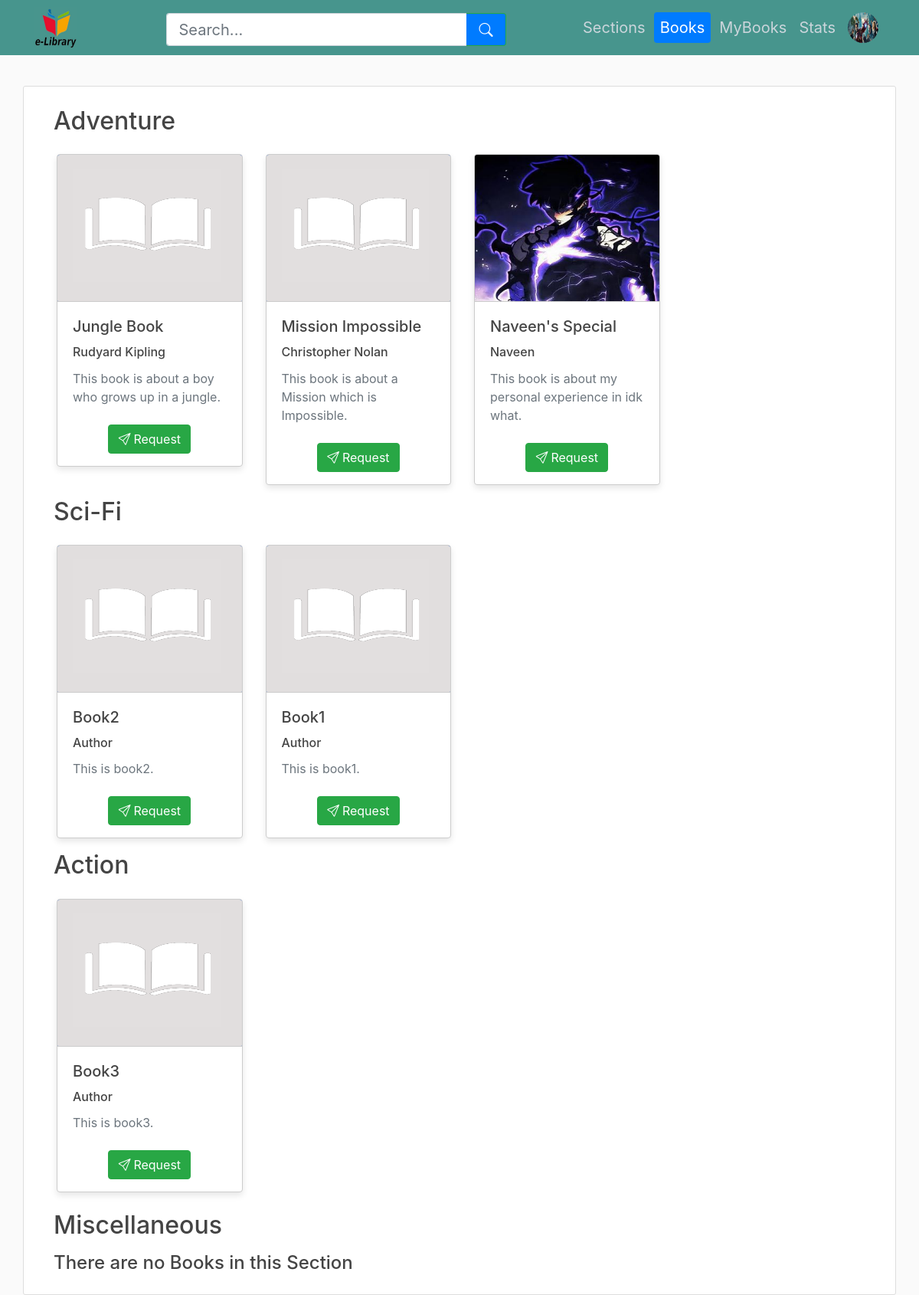
Screenshot of /user/books (signed in) with the database file from the repository.
### library_app/models.py (models this page shows, shortened)
class User(db.Model):
    __tablename__ = "user"
    userid = db.Column(db.Integer, primary_key=True, autoincrement=True)
    name = db.Column(db.String(60), nullable=False)
    username = db.Column(db.String(32), unique=True, nullable=False)
    email = db.Column(db.String(60), unique=True, nullable=False)
    password = db.Column(db.String(60), nullable=False)
    profile_picture = db.Column(
        db.String(20), nullable=False, default="default_profile_picture.png"
    )
    authenticated = db.Column(db.Boolean, default=False)
    urole = db.Column(db.String(20), default="user")
    requests = db.relationship(
        "Request", back_populates="user", lazy=True, cascade="all, delete-orphan"
    )
    feedbacks = db.relationship(
        "Feedback", back_populates="user", lazy=True, cascade="all, delete-orphan"
    )
    __table_args__ = (
        CheckConstraint(urole.in_(["user", "librarian"]), name="check_urole"),
    )
    def get_urole(self):
        return self.urole

class Section(db.Model):
    __tablename__ = "section"
    sectionid = db.Column(db.Integer, primary_key=True, autoincrement=True)
    title = db.Column(db.String(60), unique=True, nullable=False)
    date_created = db.Column(
        db.Date, nullable=False, default=datetime.now(timezone.utc).date()
    )
    picture = db.Column(
        db.String(20), nullable=False, default="default_section_picture.jpeg"
    )
    description = db.Column(db.String(120), nullable=False)
    books = db.relationship("Book", back_populates="section", lazy=True)

class Book(db.Model):
    __tablename__ = "book"
    bookid = db.Column(db.Integer, primary_key=True, autoincrement=True)
    title = db.Column(db.String(60), unique=True, nullable=False)
    author = db.Column(db.String(60), nullable=False)
    date_created = db.Column(
        db.Date, nullable=False, default=datetime.now(timezone.utc).date()
    )
    picture = db.Column(
        db.String(20), nullable=False, default="default_book_picture.png"
    )
    description = db.Column(db.String(120), nullable=False)
    pdf_file = db.Column(db.String(20), nullable=False)
    sectionid = db.Column(
        db.Integer, db.ForeignKey("section.sectionid"), nullable=False, default=1
    )
    section = db.relationship("Section", back_populates="books")
    issuedbooks = db.relationship(
        "IssuedBook", back_populates="book", lazy=True, cascade="all, delete-orphan"
    )
    feedbacks = db.relationship(
        "Feedback", back_populates="book", lazy=True, cascade="all, delete-orphan"
    )
    requests = db.relationship(
        "Request", back_populates="book", lazy=True, cascade="all, delete-orphan"
    )

### library_app/user/routes.py (the view)
@user.route("/user/books")
@login_required(role="user")
def books():
    sections = Section.query.order_by(Section.date_created.desc()).all()
    sections.sort(key=lambda x: len(x.books), reverse=True)
    sorted_sections = []
    for section in sections:
        sorted_books = sorted(
            section.books,
            key=lambda x: (
                sum(feedback.rating for feedback in x.feedbacks),
                x.date_created,
            ),
            reverse=True,
        )
        sorted_sections.append((section, sorted_books))
    issuedbookids = {
        issuedbook.bookid: issuedbook.issueid
        for issuedbook in current_user.issuedbooks
        if issuedbook.status == "current"
    }
    feedbackbookids = {
        feedback.bookid: feedback.feedbackid
        for feedback in current_user.feedbacks
        if feedback.bookid in issuedbookids
    }
    return render_template(
        "user/books.html",
        title="Books",
        user=current_user,
        navbaractive=["Books"],
        issuedbookids=issuedbookids,
        feedbackbookids=feedbackbookids,
        sorted_sections=sorted_sections,
    )

### library_app/models.py (called while the page is built)
@login_manager.user_loader
def load_user(userid):
    return User.query.get(userid)

### library_app/utils.py (called while the page is built)
def login_required(role="any"):
    def wrapper(fn):
        @wraps(fn)
        def view(*args, **kwargs):
            if not current_user.is_authenticated:
                return login_manager.unauthorized()
            if current_user.get_urole() != role and role!=any:
                abort(403)
            return fn(*args, **kwargs)
        return view
    return wrapper

### library_app/templates/user/books.html (shortened to what this page needs)
{% extends "user/layout.html" %} {% block content %}
<div class="content-section container px-4">
{% for section, sorted_books in sorted_sections %} {% if sorted_books|length>4
%}
<div class="container mt-3">
    <a href="{{url_for("user.section_books", sectionid=section.sectionid)}}" style="text-decoration:none;"><h2 class="mr-5 mt-3">{{ section.title }}</h2></a>
    <div class="container-fluid mt-4">
        <div class="row flex-row flex-nowrap">
            {% for book in sorted_books %}
            <div class="container">
                <div class="card special-card mx-1" style="width: 16rem">
                    <a href="{{ url_for('user.book_info', bookid=book.bookid) }}" class="text-decoration-none text-muted">
                    <img
                        class="card-img-top mx-auto"
                        src="{{ url_for('static', filename='book/pictures/' + book.picture) }}"
                        alt="Card image cap"
                        style="width: 100%; height: 24vh"
                    />
                    <div class="card-body">
                        <h5 class="card-title">{{ book.title }}</h5>
                        <h6 class="card-title">{{ book.author }}</h6>
                        <p class="card-text text-wrap">{{ book.description }}</p>
                    </div>
                    </a>
                    {% if book.bookid in issuedbookids %}
                        {% if book.bookid in feedbackbookids %}
                        <div class="container text-center mb-2">
                            <a href="{{url_for("user.edit_feedback", feedbackid=feedbackbookids[book.bookid])}}" class="btn btn-dark"><i class="bi bi-pencil-square mr-1"></i>Edit Feedback</a>
                        </div>
                        {% else %}
                        <div class="container text-center mb-2">
                            <a href="{{url_for("user.book_feedback", bookid=book.bookid)}}" class="btn btn-primary"><i class="bi bi-chat-left mr-1"></i>Feedback</a>
                        </div>
                        {% endif %}
                        <div class="container mb-3">
                            <div class="row mx-auto">
                                <div class="mr-4">
                                    <a href="{{url_for("user.return_book", issueid=issuedbookids[book.bookid])}}" class="btn btn-danger"><i class="bi bi-arrow-bar-up mr-1"></i>Return</a>
                                </div>
                                <div class="ml-2">
                                    <a href="{{ url_for('user.view_book', bookid=book.bookid) }}" class="btn btn-success"><i class="bi bi-eye mr-1"></i>View</a>
                                </div>
                            </div>
                        </div>
                    {% else %}
                    <div class="container mt-1 mb-3 text-center">
                        <a
                            href="{{ url_for('user.book_request', bookid=book.bookid) }}"
                            class="btn btn-success"
                            ><i class="bi bi-send mr-1"></i>Request</a
                        >
                    </div>
                    {% endif %}
                </div>
            </div>
            {% endfor %}
        </div>
    </div>
</div>
{% elif sorted_books|length!=0 %}
<div class="container mt-3">
    <a href="{{url_for("user.section_books", sectionid=section.sectionid)}}" style="text-decoration:none;"><h2 class="mr-5 mt-3">{{ section.title }}</h2></a>
    <div class="row mt-4">
        {% for book in sorted_books %}
        <div class="col-md-3">
            <div class="card special-card mx-1">
                <a href="{{ url_for('user.book_info', bookid=book.bookid) }}" class="text-decoration-none text-muted">
                <img
                    class="card-img-top mx-auto"
                    src="{{ url_for('static', filename='book/pictures/' + book.picture) }}"
                    alt="Card image cap"
                    style="width: 100%; height: 24vh"
                />
                <div class="card-body">
                    <h5 class="card-title">{{ book.title }}</h5>
                    <h6 class="card-title">{{ book.author }}</h6>
                    <p class="card-text text-wrap">{{ book.description }}</p>
                </div>
                </a>
                {% if book.bookid in issuedbookids %}
                    {% if book.bookid in feedbackbookids %}
                    <div class="container text-center mb-2">
                        <a href="{{url_for("user.edit_feedback", feedbackid=feedbackbookids[book.bookid])}}" class="btn btn-dark"><i class="bi bi-pencil-square mr-1"></i>Edit Feedback</a>
                    </div>
                    {% else %}
                    <div class="container text-center mb-2">
                        <a href="{{url_for("user.book_feedback", bookid=book.bookid)}}" class="btn btn-primary"><i class="bi bi-chat-left mr-1"></i>Feedback</a>
                    </div>
                    {% endif %}
                    <div class="container mb-3">
                        <div class="row mx-auto">
                            <div class="mr-4">
                                <a href="{{url_for("user.return_book", issueid=issuedbookids[book.bookid])}}" class="btn btn-danger"><i class="bi bi-arrow-bar-up mr-1"></i>Return</a>
                            </div>
                            <div class="ml-2">
                                <a href="{{ url_for('user.view_book', bookid=book.bookid) }}" class="btn btn-success"><i class="bi bi-eye mr-1"></i>View</a>
                            </div>
                        </div>
                    </div>
                {% else %}
                <div class="container mt-1 mb-3 text-center">
                    <a
                        href="{{ url_for('user.book_request', bookid=book.bookid) }}"
                        class="btn btn-success"
                        ><i class="bi bi-send mr-1"></i>Request</a
                    >
                </div>
                {% endif %}
            </div>
        </div>
        {% endfor %}
    </div>
</div>
{% else %}
<div class="container mt-4">
    <a href="{{url_for("user.section_books", sectionid=section.sectionid)}}" style="text-decoration:none;"><h2 class="mr-5 mt-3">{{ section.title }}</h2></a>
    <h4 class="mr-5 mt-3">There are no Books in this Section</h2>
</div>
{% endif %} {% endfor %}
</div>
{% endblock content %}

### library_app/templates/user/layout.html (shortened to what this page needs)
<!DOCTYPE html>
<html lang="en">
    <head>
        <link
            rel="stylesheet"
            href="https://cdn.jsdelivr.net/npm/bootstrap@4.3.1/dist/css/bootstrap.min.css"
        />
        <link href="https://cdn.jsdelivr.net/npm/bootstrap-icons@1.7.0/font/bootstrap-icons.css" rel="stylesheet">
        <link
            rel="stylesheet"
            type="text/css"
            href="{{ url_for('static', filename='main/style.css') }}"
        />
    </head>
    <body>
        <header class="site-header">
            <nav class="navbar navbar-expand-md navbar-dark bg-steel fixed-top">
                <div class="container">
                    <a class="mr-4" href="{{url_for("user.sections")}}"><img class="logo-img" src="{{url_for('static', filename="main/library_logo.jpg")}}"/></a>
                    <div class="container">
                        <form id="searchForm" class="form-inline mx-auto search-form" action="{{ url_for('user.search') }}" method="POST" style="width: 37vw; height: 5.4vh;">
                            <div class="input-group">
                                <input id="searchInput" name="search_term" class="form-control form-control-lg border-right-0" type="search" placeholder="Search..." aria-label="Search" style="height: 5.4vh;" minlength="1" maxlength="60">
                                <div class="input-group-append">
                                    <button class="btn btn-lg btn-outline-success border-left-0" type="submit" style="height: 5.4vh;">
                                        <i class="bi bi-search"></i>
                                    </button>
                                </div>
                            </div>
                        </form>
                    </div>
                    <div class="navbar-nav">
                        <a class="nav-item nav-link h5 font-weight-normal mt-2 {% if 'Sections' in navbaractive %} active {% endif %}" href="{{url_for("user.sections")}}">Sections</a>
                        <a class="nav-item nav-link h5 font-weight-normal mt-2 {% if 'Books' in navbaractive %} active {% endif %}" href="{{url_for("user.books")}}">Books</a>
                        <a class="nav-item nav-link h5 font-weight-normal mt-2 {% if 'MyBooks' in navbaractive %} active {% endif %}" href="{{url_for("user.mybooks")}}">MyBooks</a>
                        <a class="nav-item nav-link h5 font-weight-normal mt-2 {% if 'Stats' in navbaractive %} active {% endif %}" href="{{url_for("user.stats")}}">Stats</a>
                        <a class="nav-item nav-link {% if 'Account' in navbaractive %} btn btn-primary rounded-pill mx-1{% endif %}" href="{{url_for("user.account")}}"><img src="{{url_for('static', filename='user/profile_pictures/' + user.profile_picture)}}" class="rounded-circle nav-img"/></a>
                    </div>
                </div>
            </nav>
        </header>
        {% block content %} {% endblock %}
    </body>
</html>

### library_app/static/main/style.css (style rules this page uses)
body { background: #fafafa; color: #333333; margin-top: 5rem; }
h1, h2, h3, h4, h5, h6 { color: #444444; }
.bg-steel { background-color: #47958d; }
.site-header .navbar-nav .nav-link { color: #cbd5db; }
.site-header .navbar-nav .nav-link.active { font-weight: 500; }
.content-section { background: #ffffff; padding: 10px 20px; border: 1px solid #dddddd; border-radius: 3px; margin-bottom: 20px; }
.nav-img { height: 2.5rem; width: 2.5rem; }
.logo-img { height: 55px; width: 55px; }
.nav-item.active { background-color: #007bff; color: #fff; border-color: #007bff; border-radius: 4px; padding: 0.5rem 1rem; margin-right: 3px; margin-left: 3px; }
.card-img-top { border-bottom: 1px solid #ccc; }
.special-card { width: 100%; border: 1px solid #ccc; box-shadow: 0 4px 8px rgba(0, 0, 0, 0.1); }
.btn-lg { font-size: 1.13rem !important; }
.search-form { border: none; margin-top: 5px; }
.search-form .input-group { width: 100%; }
.search-form .form-control { border-radius: 4px; }
.search-form .btn { border-radius: 0 4px 4px 0; background-color: #007bff; color: white; }

### rows the page displays
User: profile_picture (picture)
Section: title "Adventure"
Book: picture (placeholder picture), title "Jungle Book", author "Rudyard Kipling", description "This book is about a boy who grows up in a jungle."
Book: picture (placeholder picture), title "Mission Impossible", author "Christopher Nolan", description "This book is about a Mission which is Impossible."
Book: picture (picture), title "Naveen's Special", author "Naveen", description "This book is about my personal experience in idk what."
Section: title "Sci-Fi"
Book: picture (placeholder picture), title "Book2", author "Author", description "This is book2."
Book: picture (placeholder picture), title "Book1", author "Author", description "This is book1."
Section: title "Action"
Book: picture (placeholder picture), title "Book3", author "Author", description "This is book3."
Section: title "Miscellaneous"
